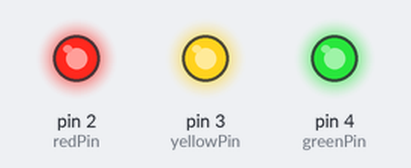
Bench run of a sketch on a simulated Arduino Uno, built with avr-gcc and run on an emulated ATmega328P. On the bench: output pins drawn as LEDs (lit = HIGH).

Above: at 1.0 s.
At 4.5 s:
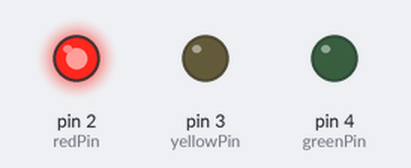
At 7.5 s:
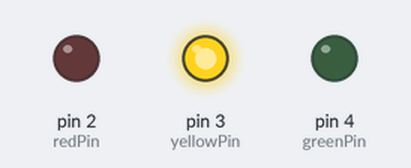
At 11.0 s:
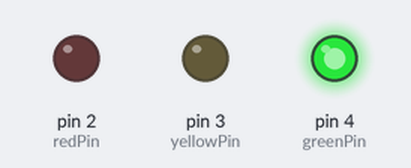
At 15.5 s:
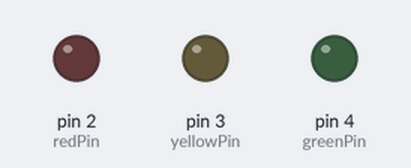
Timing chart, 0 to 16.9 s (numbered marks = the images above):
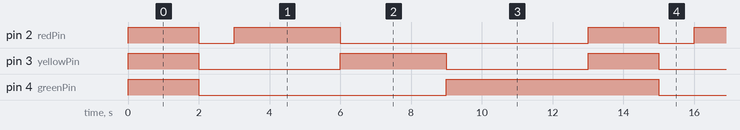

The sketch:

traffic-lights.ino
```cpp
int redPin = 2;
int yellowPin = 3;
int greenPin = 4;

void setup() {

  pinMode(redPin, OUTPUT);
  pinMode(yellowPin, OUTPUT);
  pinMode(greenPin, OUTPUT);
}

void loop() {
  // Turn on all lights
  digitalWrite(redPin, HIGH);
  digitalWrite(yellowPin, HIGH);
  digitalWrite(greenPin, HIGH);

  delay(2000);


  digitalWrite(redPin, LOW);
  digitalWrite(yellowPin, LOW);
  digitalWrite(greenPin, LOW);

  delay(1000);

  digitalWrite(redPin, HIGH);
  delay(3000);
  digitalWrite(redPin, LOW);


  digitalWrite(yellowPin, HIGH);
  delay(3000);
  digitalWrite(yellowPin, LOW);

  digitalWrite(greenPin, HIGH);
  delay(4000);
  digitalWrite(greenPin, LOW);
}
```

Measured:
- by itself, pin 2 (redPin): repeats every 13.0 s: LOW 1.0 s, HIGH 3.0 s, LOW 7.0 s, HIGH 2.0 s
- by itself, pin 3 (yellowPin): repeats every 13.0 s: LOW 4.0 s, HIGH 3.0 s, LOW 4.0 s, HIGH 2.0 s
- by itself, pin 4 (greenPin): repeats every 13.0 s: LOW 7.0 s, HIGH 6.0 s
